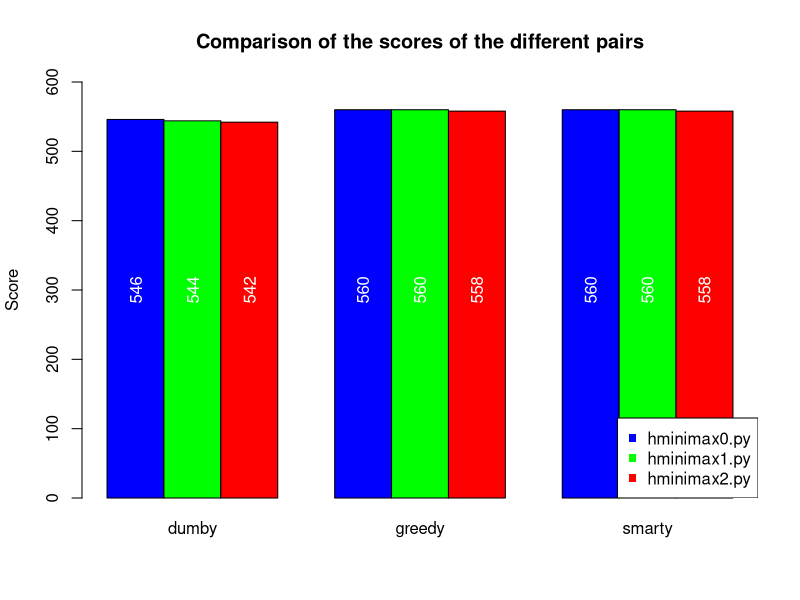

This chart was generated by the following R code:
dumby_score <- c(546, 544, 542)
greedy_score <- c(560, 560, 558)
smarty_score <- c(560, 560, 558)

colors <- c("blue", "green", "red", "blue", "green", "red", "blue", "green", "red")

barplot(cbind(dumby_score, greedy_score, smarty_score), beside = TRUE, names.arg = c("dumby", "greedy", "smarty"), col = colors, ylim = c(0,600), main = "Comparison of the scores of the different pairs", ylab = "Score")
legend("bottomright", legend = c("hminimax0.py", "hminimax1.py", "hminimax2.py"), col=c("blue", "green", "red"), pch = c(15,15))

text(1.5,300,546, srt=90, col = "white")
text(2.5,300,544, srt=90, col = "white")
text(3.5,300,542, srt=90,col = "white")

text(5.5,300,560, srt=90, col = "white")
text(6.5,300,560, srt=90, col = "white")
text(7.5,300,558, srt=90, col = "white")

text(9.5,300,560, srt=90, col = "white")
text(10.5,300,560, srt=90, col = "white")
text(11.5,300,558, srt=90, col = "white")
